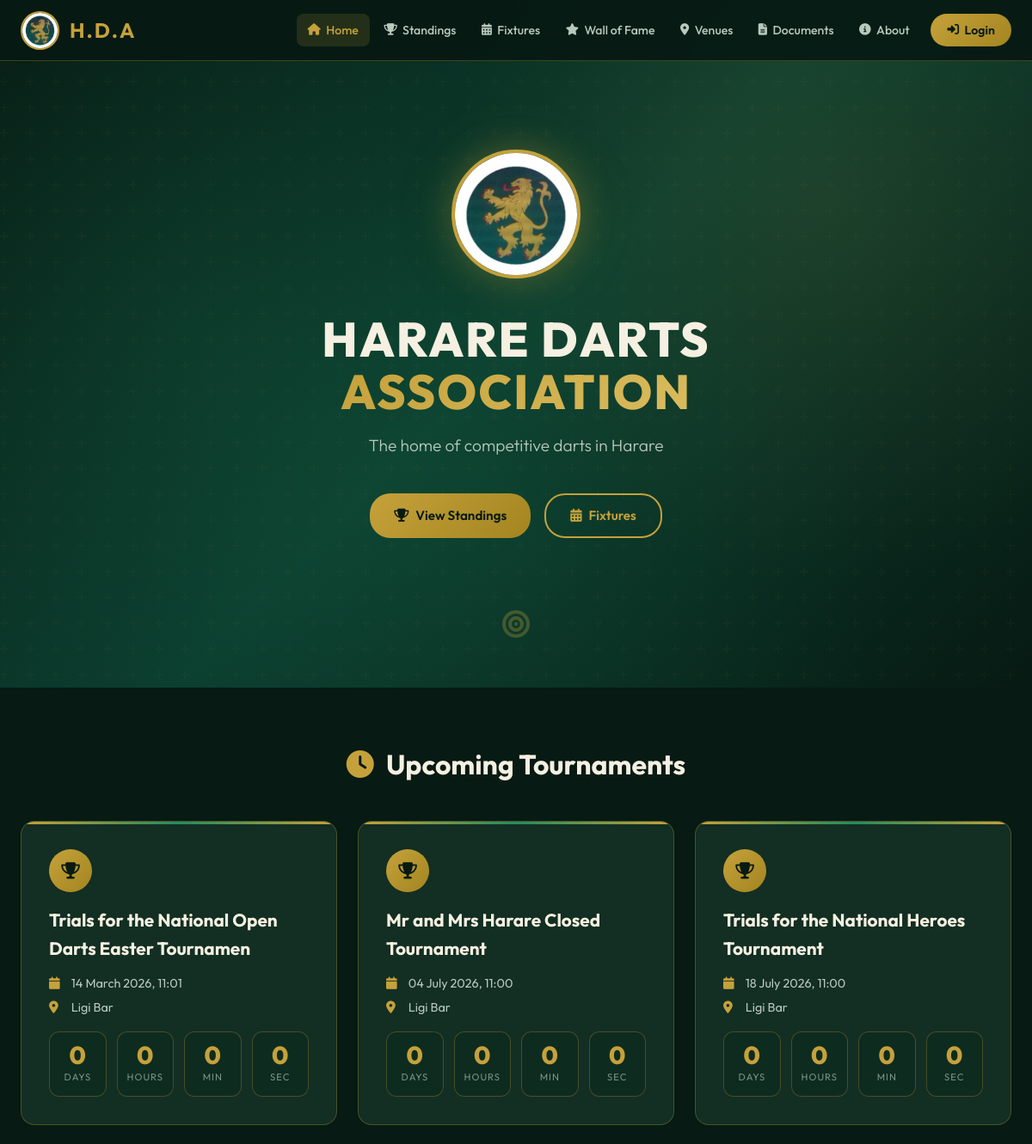
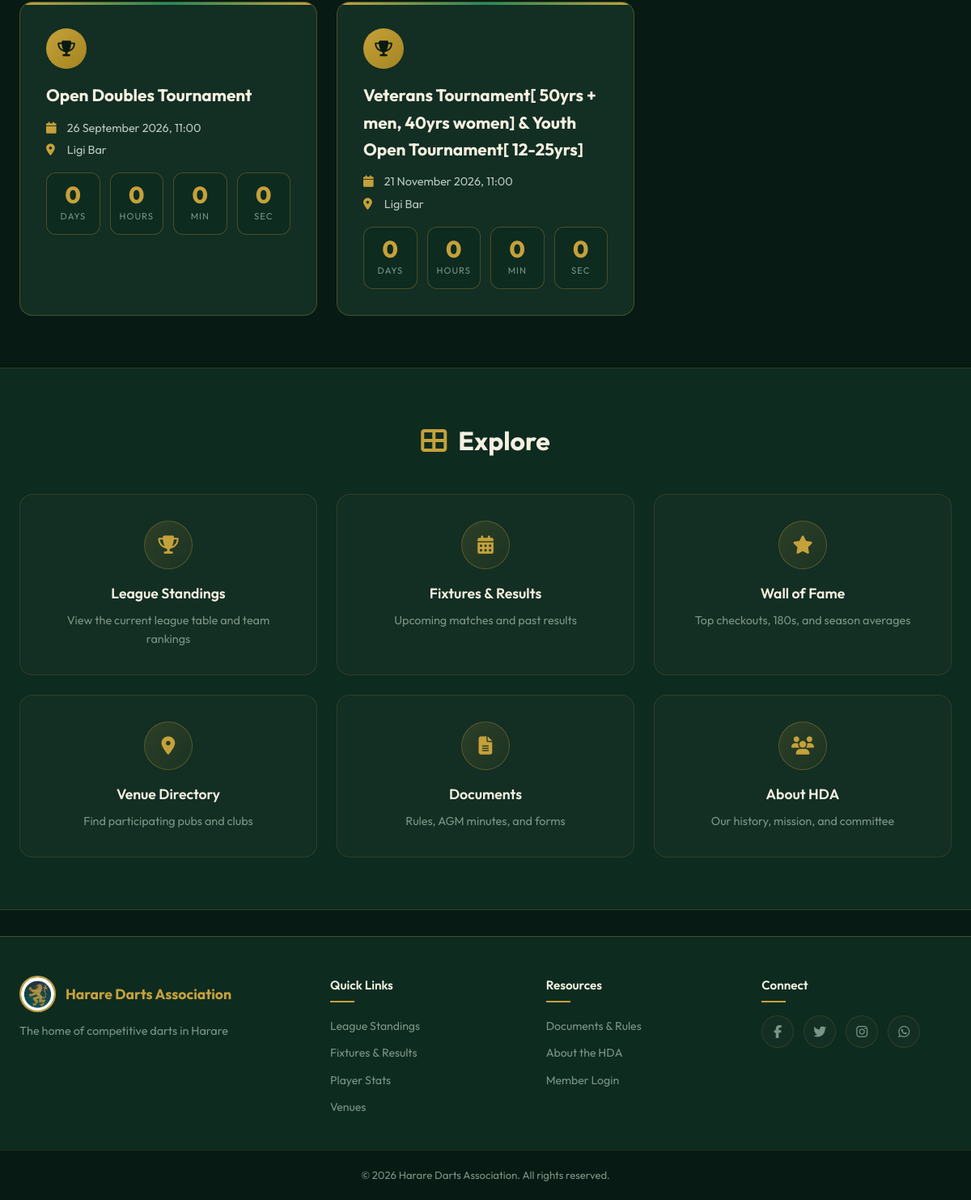
The page / on the database its author committed (2 pictures, top to bottom).
### app/models.py (models this page shows, shortened)
class Tournament(db.Model):
    __tablename__ = 'tournaments'
    id = db.Column(db.Integer, primary_key=True)
    name = db.Column(db.String(200), nullable=False)
    date = db.Column(db.DateTime, nullable=False)
    venue = db.Column(db.String(200), nullable=True)
    description = db.Column(db.Text, nullable=True)
    is_upcoming = db.Column(db.Boolean, default=True)
    created_at = db.Column(db.DateTime, default=lambda: datetime.now(timezone.utc))

### app/routes.py (the view)
@main_bp.route('/')
def home():
    tournaments = Tournament.query.filter_by(is_upcoming=True).order_by(Tournament.date.asc()).all()
    return render_template('home.html', tournaments=tournaments)

### templates/home.html (shortened to what this page needs)
{% extends 'base.html' %}
{% block content %}
<section class="hero">
    <div class="hero-overlay"></div>
    <div class="hero-content">
        <img src="{{ url_for('static', filename='images/hda_logo.png') }}" alt="HDA Logo" class="hero-logo">
        <h1 class="hero-title">Harare Darts<br><span class="gold-text">Association</span></h1>
        <p class="hero-subtitle">The home of competitive darts in Harare</p>
        <div class="hero-cta">
            <a href="{{ url_for('main.standings') }}" class="btn btn-gold"><i class="fas fa-trophy"></i> View Standings</a>
            <a href="{{ url_for('main.fixtures') }}" class="btn btn-outline"><i class="fas fa-calendar-alt"></i> Fixtures</a>
        </div>
    </div>
    <div class="hero-dart-decoration">
        <i class="fas fa-bullseye"></i>
    </div>
</section>
<section class="section tournaments-section">
    <div class="container">
        <h2 class="section-title"><i class="fas fa-clock"></i> Upcoming Tournaments</h2>
        {% if tournaments %}
        <div class="tournament-grid">
            {% for tournament in tournaments %}
            <div class="tournament-card" data-date="{{ tournament.date.isoformat() }}">
                <div class="tournament-badge">
                    <i class="fas fa-trophy"></i>
                </div>
                <h3 class="tournament-name">{{ tournament.name }}</h3>
                <div class="tournament-details">
                    <p><i class="fas fa-calendar"></i> {{ tournament.date.strftime('%d %B %Y, %H:%M') }}</p>
                    {% if tournament.venue %}
                    <p><i class="fas fa-map-marker-alt"></i> {{ tournament.venue }}</p>
                    {% endif %}
                </div>
                <div class="countdown" id="countdown-{{ tournament.id }}" data-target="{{ tournament.date.isoformat() }}">
                    <div class="countdown-item">
                        <span class="countdown-value days">--</span>
                        <span class="countdown-label">Days</span>
                    </div>
                    <div class="countdown-item">
                        <span class="countdown-value hours">--</span>
                        <span class="countdown-label">Hours</span>
                    </div>
                    <div class="countdown-item">
                        <span class="countdown-value minutes">--</span>
                        <span class="countdown-label">Min</span>
                    </div>
                    <div class="countdown-item">
                        <span class="countdown-value seconds">--</span>
                        <span class="countdown-label">Sec</span>
                    </div>
                </div>
            </div>
            {% endfor %}
        </div>
        {% else %}
        <div class="empty-state">
            <i class="fas fa-calendar-plus fa-3x"></i>
            <p>No upcoming tournaments at the moment. Check back soon!</p>
        </div>
        {% endif %}
    </div>
</section>
<section class="section quick-links-section">
    <div class="container">
        <h2 class="section-title"><i class="fas fa-th-large"></i> Explore</h2>
        <div class="quick-links-grid">
            <a href="{{ url_for('main.standings') }}" class="quick-link-card">
                <div class="ql-icon"><i class="fas fa-trophy"></i></div>
                <h3>League Standings</h3>
                <p>View the current league table and team rankings</p>
            </a>
            <a href="{{ url_for('main.fixtures') }}" class="quick-link-card">
                <div class="ql-icon"><i class="fas fa-calendar-alt"></i></div>
                <h3>Fixtures & Results</h3>
                <p>Upcoming matches and past results</p>
            </a>
            <a href="{{ url_for('main.player_stats') }}" class="quick-link-card">
                <div class="ql-icon"><i class="fas fa-star"></i></div>
                <h3>Wall of Fame</h3>
                <p>Top checkouts, 180s, and season averages</p>
            </a>
            <a href="{{ url_for('main.venues') }}" class="quick-link-card">
                <div class="ql-icon"><i class="fas fa-map-marker-alt"></i></div>
                <h3>Venue Directory</h3>
                <p>Find participating pubs and clubs</p>
            </a>
            <a href="{{ url_for('main.documents') }}" class="quick-link-card">
                <div class="ql-icon"><i class="fas fa-file-alt"></i></div>
                <h3>Documents</h3>
                <p>Rules, AGM minutes, and forms</p>
            </a>
            <a href="{{ url_for('main.about') }}" class="quick-link-card">
                <div class="ql-icon"><i class="fas fa-users"></i></div>
                <h3>About HDA</h3>
                <p>Our history, mission, and committee</p>
            </a>
        </div>
    </div>
</section>
{% endblock %}

### templates/base.html (shortened to what this page needs)
<!DOCTYPE html>
<html lang="en">
<head>
    <link rel="stylesheet" href="https://cdnjs.cloudflare.com/ajax/libs/font-awesome/6.5.1/css/all.min.css">
    <link rel="stylesheet" href="{{ url_for('static', filename='css/style.css') }}">
</head>
<body>
    <nav class="navbar">
        <div class="nav-container">
            <a href="{{ url_for('main.home') }}" class="nav-logo">
                <img src="{{ url_for('static', filename='images/hda_logo.png') }}" alt="HDA Logo" class="logo-img">
                <span class="logo-text">H.D.A</span>
            </a>
            <ul class="nav-menu" id="navMenu">
                <li><a href="{{ url_for('main.home') }}"
                        class="nav-link {% if request.endpoint == 'main.home' %}active{% endif %}"><i
                            class="fas fa-home"></i> Home</a></li>
                <li><a href="{{ url_for('main.standings') }}"
                        class="nav-link {% if request.endpoint == 'main.standings' %}active{% endif %}"><i
                            class="fas fa-trophy"></i> Standings</a></li>
                <li><a href="{{ url_for('main.fixtures') }}"
                        class="nav-link {% if request.endpoint == 'main.fixtures' %}active{% endif %}"><i
                            class="fas fa-calendar-alt"></i> Fixtures</a></li>
                <li><a href="{{ url_for('main.player_stats') }}"
                        class="nav-link {% if request.endpoint == 'main.player_stats' %}active{% endif %}"><i
                            class="fas fa-star"></i> Wall of Fame</a></li>
                <li><a href="{{ url_for('main.venues') }}"
                        class="nav-link {% if request.endpoint == 'main.venues' %}active{% endif %}"><i
                            class="fas fa-map-marker-alt"></i> Venues</a></li>
                <li><a href="{{ url_for('main.documents') }}"
                        class="nav-link {% if request.endpoint == 'main.documents' %}active{% endif %}"><i
                            class="fas fa-file-alt"></i> Documents</a></li>
                <li><a href="{{ url_for('main.about') }}"
                        class="nav-link {% if request.endpoint == 'main.about' %}active{% endif %}"><i
                            class="fas fa-info-circle"></i> About</a></li>
                {% if current_user.is_authenticated %}
                <li class="nav-auth">
                    <a href="{% if current_user.role == 'secretary_general' %}{{ url_for('admin.secretary_dashboard') }}{% elif current_user.role == 'fixture_secretary' %}{{ url_for('admin.fixture_sec_dashboard') }}{% else %}{{ url_for('admin.captain_dashboard') }}{% endif %}"
                        class="nav-link"><i class="fas fa-tachometer-alt"></i> Dashboard</a>
                </li>
                <li><a href="{{ url_for('auth.logout') }}" class="nav-link nav-logout"><i
                            class="fas fa-sign-out-alt"></i> Logout</a></li>
                {% else %}
                <li class="nav-auth"><a href="{{ url_for('auth.login') }}" class="nav-link nav-login-btn"><i
                            class="fas fa-sign-in-alt"></i> Login</a></li>
                {% endif %}
            </ul>
        </div>
    </nav>
    <main class="main-content">
        {% block content %}{% endblock %}
    </main>
    <footer class="footer">
        <div class="footer-content">
            <div class="footer-section">
                <div class="footer-logo">
                    <img src="{{ url_for('static', filename='images/hda_logo.png') }}" alt="HDA Logo">
                    <h3>Harare Darts Association</h3>
                </div>
                <p class="footer-tagline">The home of competitive darts in Harare</p>
            </div>
            <div class="footer-section">
                <h4>Quick Links</h4>
                <ul class="footer-links">
                    <li><a href="{{ url_for('main.standings') }}">League Standings</a></li>
                    <li><a href="{{ url_for('main.fixtures') }}">Fixtures & Results</a></li>
                    <li><a href="{{ url_for('main.player_stats') }}">Player Stats</a></li>
                    <li><a href="{{ url_for('main.venues') }}">Venues</a></li>
                </ul>
            </div>
            <div class="footer-section">
                <h4>Resources</h4>
                <ul class="footer-links">
                    <li><a href="{{ url_for('main.documents') }}">Documents & Rules</a></li>
                    <li><a href="{{ url_for('main.about') }}">About the HDA</a></li>
                    <li><a href="{{ url_for('auth.login') }}">Member Login</a></li>
                </ul>
            </div>
            <div class="footer-section">
                <h4>Connect</h4>
                <div class="social-links">
                    <a href="#" aria-label="Facebook"><i class="fab fa-facebook-f"></i></a>
                    <a href="#" aria-label="Twitter"><i class="fab fa-twitter"></i></a>
                    <a href="#" aria-label="Instagram"><i class="fab fa-instagram"></i></a>
                    <a href="#" aria-label="WhatsApp"><i class="fab fa-whatsapp"></i></a>
                </div>
            </div>
        </div>
        <div class="footer-bottom">
            <p>&copy; {{ now.year if now is defined else '2026' }} Harare Darts Association. All rights reserved.</p>
        </div>
    </footer>
</body>
</html>

### rows shown on the page
Tournament: name "Trials for the National Open Darts Easter Tournamen", date "14 March 2026, 11:01", venue "Ligi Bar"
Tournament: name "Mr and Mrs Harare Closed Tournament", date "04 July 2026, 11:00", venue "Ligi Bar"
Tournament: name "Trials for the National Heroes Tournament", date "18 July 2026, 11:00", venue "Ligi Bar"
Tournament: name "Open Doubles Tournament", date "26 September 2026, 11:00", venue "Ligi Bar"
Tournament: name "Veterans Tournament[ 50yrs + men, 40yrs women] & Youth Open Tournament[ 12-25yrs]", date "21 November 2026, 11:00", venue "Ligi Bar"

### other values the page prints
{{ now.year if now is defined else '2026' }} "2026"
